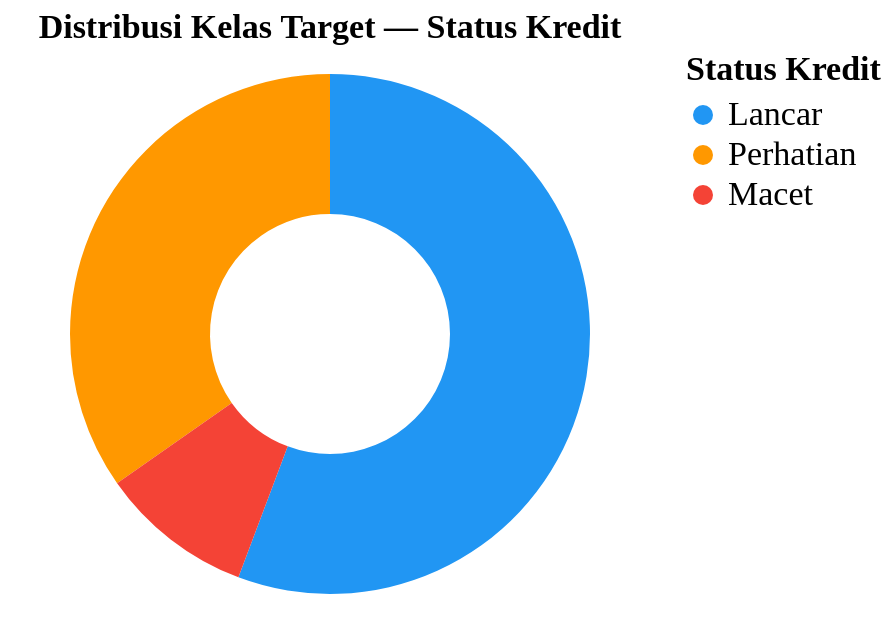
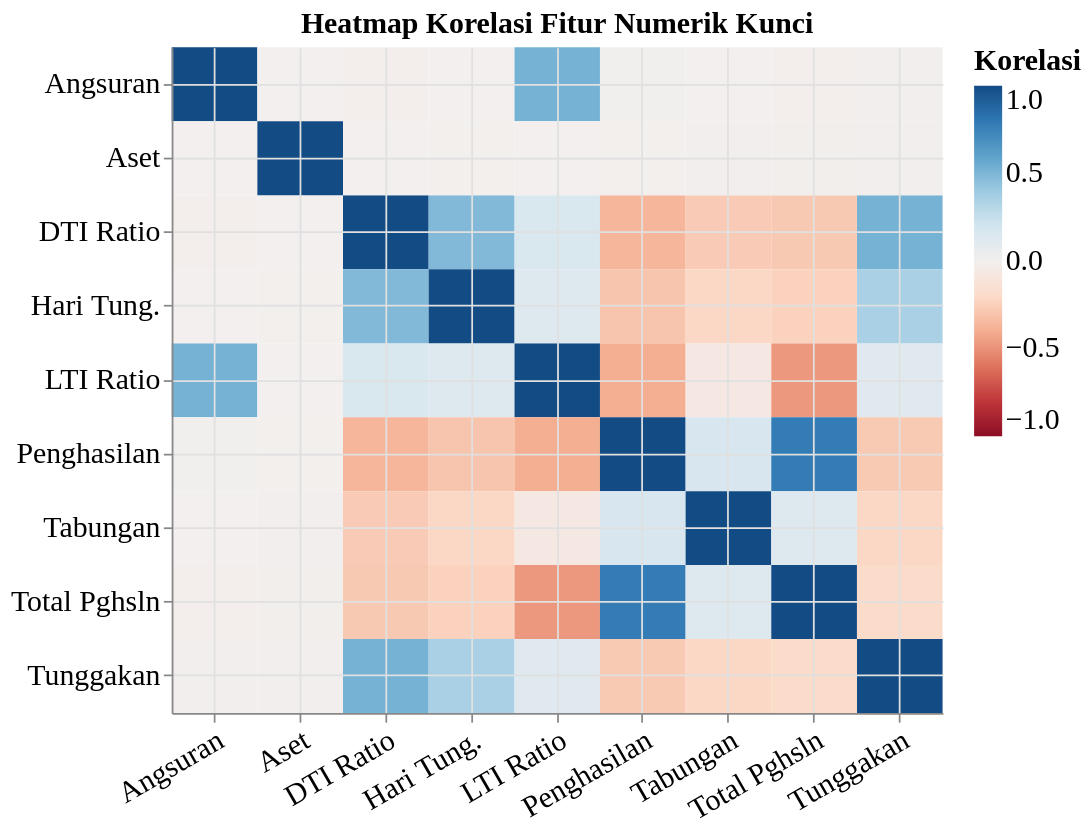

The code cell stored with these charts, in order, in its notebook:
### Markdown cell above
## 2. Eksplorasi & Informasi Dataset

### Code cell
# --- 2.1 Statistik Deskriptif ---
print('=== Informasi Dataset ===')
print(f'Shape  : {df.shape}')
print(f'Memory : {df.memory_usage(deep=True).sum() / 1024:.1f} KB')
print(f'\nTipe data:')
print(df.dtypes.value_counts().to_string())

print('\n=== Missing Values ===')
missing = df.isnull().sum()
if missing.any():
    print(missing[missing > 0].to_string())
else:
    print('Tidak ada missing values — dataset bersih.')

print('\n=== Statistik Deskriptif Fitur Numerik Kunci ===')
KEY_NUM = ['debt_to_income_ratio', 'loan_to_income_ratio', 'penghasilan_bulanan',
           'angsuran_bulanan', 'jumlah_tunggakan', 'hari_tunggakan_terlama',
           'saldo_tabungan', 'nilai_aset']
display(df[KEY_NUM].describe().round(3))

# --- Chart 1: Donut chart distribusi kelas target ---
status_counts = df[TARGET_COL].value_counts().reset_index()
status_counts.columns = ['Status Kredit', 'Jumlah']
status_counts['Persentase'] = (status_counts['Jumlah'] / len(df) * 100).round(1)

print('\n=== Data Chart 1: Distribusi Kelas Target ===')
for _, row in status_counts.iterrows():
    print(f'  {row["Status Kredit"]:12s}: {row["Jumlah"]:>5,} nasabah  ({row["Persentase"]:.1f}%)')
print(f'  {"Total":12s}: {status_counts["Jumlah"].sum():>5,} nasabah')

chart1 = alt.Chart(status_counts).mark_arc(innerRadius=60, outerRadius=130).encode(
    theta=alt.Theta('Jumlah:Q'),
    color=alt.Color('Status Kredit:N', scale=COLOR_SCALE,
                    legend=alt.Legend(title='Status Kredit')),
    tooltip=[
        alt.Tooltip('Status Kredit:N'),
        alt.Tooltip('Jumlah:Q'),
        alt.Tooltip('Persentase:Q', format='.1f', title='Persen (%)')
    ]
).properties(
    title='Distribusi Kelas Target — Status Kredit',
    width=320, height=280
)
display(chart1)

# --- Chart 2: Heatmap korelasi fitur numerik kunci ---
LABEL_SHORT = {
    'debt_to_income_ratio':   'DTI Ratio',
    'loan_to_income_ratio':   'LTI Ratio',
    'penghasilan_bulanan':    'Penghasilan',
    'angsuran_bulanan':       'Angsuran',
    'jumlah_tunggakan':       'Tunggakan',
    'hari_tunggakan_terlama': 'Hari Tung.',
    'saldo_tabungan':         'Tabungan',
    'nilai_aset':             'Aset',
    'total_penghasilan':      'Total Pghsln',
}
NUM_KEY_COLS = list(LABEL_SHORT.keys())

corr_matrix = df[NUM_KEY_COLS].corr()
corr_matrix.index   = [LABEL_SHORT[c] for c in corr_matrix.index]
corr_matrix.columns = [LABEL_SHORT[c] for c in corr_matrix.columns]
corr_data = corr_matrix.reset_index().melt(id_vars='index')
corr_data.columns = ['Fitur A', 'Fitur B', 'Korelasi']

print('\n=== Data Chart 2: Matriks Korelasi Fitur Numerik Kunci ===')
display(corr_matrix.round(3))

chart2 = alt.Chart(corr_data).mark_rect().encode(
    x=alt.X('Fitur A:N', title=None, axis=alt.Axis(labelAngle=-30)),
    y=alt.Y('Fitur B:N', title=None),
    color=alt.Color('Korelasi:Q',
                    scale=alt.Scale(scheme='redblue', domain=[-1, 1]),
                    legend=alt.Legend(title='Korelasi')),
    tooltip=[
        alt.Tooltip('Fitur A:N'),
        alt.Tooltip('Fitur B:N'),
        alt.Tooltip('Korelasi:Q', format='.3f')
    ]
).properties(
    title='Heatmap Korelasi Fitur Numerik Kunci',
    width=440, height=380
)
chart2

### Figure 1 — Vega specification as saved in the notebook (floating-point values rounded to 4 significant figures)
{"$schema": "https://vega.github.io/schema/vega/v5.json", "data": [{"name": "source_0", "values": [{"Jumlah": 5573, "Jumlah_end": 5573.0, "Jumlah_start": 0.0, "Persentase": 55.7, "Status Kredit": "Lancar"}, {"Jumlah": 3473, "Jumlah_end": 10000.0, "Jumlah_start": 6527.0, "Persentase": 34.7, "Status Kredit": "Perhatian"}, {"Jumlah": 954, "Jumlah_end": 6527.0, "Jumlah_start": 5573.0, "Persentase": 9.5, "Status Kredit": "Macet"}]}], "marks": [{"type": "arc", "name": "marks", "from": {"data": "source_0"}, "encode": {"update": {"y": {"signal": "height", "mult": 0.5}, "endAngle": {"field": "Jumlah_start", "scale": "theta"}, "tooltip": {"signal": "{\"Status Kredit\": isValid(datum[\"Status Kredit\"]) ? datum[\"Status Kredit\"] : \"\"+datum[\"Status Kredit\"], \"Jumlah\": format(datum[\"Jumlah\"], \"\"), \"Persen (%)\": format(datum[\"Persentase\"], \".1f\")}"}, "x": {"signal": "width", "mult": 0.5}, "fill": {"field": "Status Kredit", "scale": "color"}, "innerRadius": {"value": 60}, "startAngle": {"field": "Jumlah_end", "scale": "theta"}, "outerRadius": {"value": 130}}}, "style": ["arc"]}], "scales": [{"name": "theta", "type": "linear", "domain": {"data": "source_0", "fields": ["Jumlah_start", "Jumlah_end"]}, "range": [0, 6.283], "zero": true}, {"name": "color", "type": "ordinal", "domain": ["Lancar", "Perhatian", "Macet"], "range": ["#2196F3", "#FF9800", "#F44336"]}], "title": {"text": "Distribusi Kelas Target — Status Kredit", "frame": "group"}, "padding": 5, "width": 320, "style": "view", "background": "white", "legends": [{"title": "Status Kredit", "fill": "color", "symbolType": "circle"}], "height": 280, "config": {"axis": {"labelFont": "serif", "titleFont": "serif", "labelFontSize": 17, "titleFontSize": 17, "grid": true, "gridColor": "#e0e0e0"}, "legend": {"labelFont": "serif", "titleFont": "serif", "labelFontSize": 17, "titleFontSize": 17}, "style": {"cell": {"stroke": "transparent"}, "bar": {"cornerRadiusTopLeft": 2, "cornerRadiusTopRight": 2}, "text": {"fontSize": 16}, "group-title": {"font": "serif", "fontSize": 17, "fontWeight": "bold"}}}}

### Figure 2 — Vega specification as saved in the notebook (floating-point values rounded to 4 significant figures)
{"$schema": "https://vega.github.io/schema/vega/v5.json", "data": [{"name": "source_0", "values": [{"Fitur A": "DTI Ratio", "Fitur B": "DTI Ratio", "Korelasi": 1.0}, {"Fitur A": "LTI Ratio", "Fitur B": "DTI Ratio", "Korelasi": 0.1576}, {"Fitur A": "Penghasilan", "Fitur B": "DTI Ratio", "Korelasi": -0.3623}, {"Fitur A": "Angsuran", "Fitur B": "DTI Ratio", "Korelasi": -0.01418}, {"Fitur A": "Tunggakan", "Fitur B": "DTI Ratio", "Korelasi": 0.5219}, {"Fitur A": "Hari Tung.", "Fitur B": "DTI Ratio", "Korelasi": 0.4833}, {"Fitur A": "Tabungan", "Fitur B": "DTI Ratio", "Korelasi": -0.2693}, {"Fitur A": "Aset", "Fitur B": "DTI Ratio", "Korelasi": -0.0008855}, {"Fitur A": "Total Pghsln", "Fitur B": "DTI Ratio", "Korelasi": -0.2818}, {"Fitur A": "DTI Ratio", "Fitur B": "LTI Ratio", "Korelasi": 0.1576}, {"Fitur A": "LTI Ratio", "Fitur B": "LTI Ratio", "Korelasi": 1.0}, {"Fitur A": "Penghasilan", "Fitur B": "LTI Ratio", "Korelasi": -0.3986}, {"Fitur A": "Angsuran", "Fitur B": "LTI Ratio", "Korelasi": 0.5213}, {"Fitur A": "Tunggakan", "Fitur B": "LTI Ratio", "Korelasi": 0.1192}, {"Fitur A": "Hari Tung.", "Fitur B": "LTI Ratio", "Korelasi": 0.1282}, {"Fitur A": "Tabungan", "Fitur B": "LTI Ratio", "Korelasi": -0.06734}, {"Fitur A": "Aset", "Fitur B": "LTI Ratio", "Korelasi": -0.0001436}, {"Fitur A": "Total Pghsln", "Fitur B": "LTI Ratio", "Korelasi": -0.4763}, {"Fitur A": "DTI Ratio", "Fitur B": "Penghasilan", "Korelasi": -0.3623}, {"Fitur A": "LTI Ratio", "Fitur B": "Penghasilan", "Korelasi": -0.3986}, {"Fitur A": "Penghasilan", "Fitur B": "Penghasilan", "Korelasi": 1.0}, {"Fitur A": "Angsuran", "Fitur B": "Penghasilan", "Korelasi": 0.008284}, {"Fitur A": "Tunggakan", "Fitur B": "Penghasilan", "Korelasi": -0.2784}, {"Fitur A": "Hari Tung.", "Fitur B": "Penghasilan", "Korelasi": -0.3015}, {"Fitur A": "Tabungan", "Fitur B": "Penghasilan", "Korelasi": 0.1638}, {"Fitur A": "Aset", "Fitur B": "Penghasilan", "Korelasi": -0.003728}, {"Fitur A": "Total Pghsln", "Fitur B": "Penghasilan", "Korelasi": 0.7828}, {"Fitur A": "DTI Ratio", "Fitur B": "Angsuran", "Korelasi": -0.01418}, {"Fitur A": "LTI Ratio", "Fitur B": "Angsuran", "Korelasi": 0.5213}, {"Fitur A": "Penghasilan", "Fitur B": "Angsuran", "Korelasi": 0.008284}, {"Fitur A": "Angsuran", "Fitur B": "Angsuran", "Korelasi": 1.0}, {"Fitur A": "Tunggakan", "Fitur B": "Angsuran", "Korelasi": -0.006746}, {"Fitur A": "Hari Tung.", "Fitur B": "Angsuran", "Korelasi": 0.001029}, {"Fitur A": "Tabungan", "Fitur B": "Angsuran", "Korelasi": 0.0003548}, {"Fitur A": "Aset", "Fitur B": "Angsuran", "Korelasi": -0.0005602}, {"Fitur A": "Total Pghsln", "Fitur B": "Angsuran", "Korelasi": -0.0136}, {"Fitur A": "DTI Ratio", "Fitur B": "Tunggakan", "Korelasi": 0.5219}, {"Fitur A": "LTI Ratio", "Fitur B": "Tunggakan", "Korelasi": 0.1192}, {"Fitur A": "Penghasilan", "Fitur B": "Tunggakan", "Korelasi": -0.2784}, {"Fitur A": "Angsuran", "Fitur B": "Tunggakan", "Korelasi": -0.006746}, {"Fitur A": "Tunggakan", "Fitur B": "Tunggakan", "Korelasi": 1.0}, {"Fitur A": "Hari Tung.", "Fitur B": "Tunggakan", "Korelasi": 0.3544}, {"Fitur A": "Tabungan", "Fitur B": "Tunggakan", "Korelasi": -0.2123}, {"Fitur A": "Aset", "Fitur B": "Tunggakan", "Korelasi": -0.005894}, {"Fitur A": "Total Pghsln", "Fitur B": "Tunggakan", "Korelasi": -0.201}, {"Fitur A": "DTI Ratio", "Fitur B": "Hari Tung.", "Korelasi": 0.4833}, {"Fitur A": "LTI Ratio", "Fitur B": "Hari Tung.", "Korelasi": 0.1282}, {"Fitur A": "Penghasilan", "Fitur B": "Hari Tung.", "Korelasi": -0.3015}, {"Fitur A": "Angsuran", "Fitur B": "Hari Tung.", "Korelasi": 0.001029}, {"Fitur A": "Tunggakan", "Fitur B": "Hari Tung.", "Korelasi": 0.3544}, {"Fitur A": "Hari Tung.", "Fitur B": "Hari Tung.", "Korelasi": 1.0}, {"Fitur A": "Tabungan", "Fitur B": "Hari Tung.", "Korelasi": -0.2124}, {"Fitur A": "Aset", "Fitur B": "Hari Tung.", "Korelasi": -0.003863}, {"Fitur A": "Total Pghsln", "Fitur B": "Hari Tung.", "Korelasi": -0.238}, {"Fitur A": "DTI Ratio", "Fitur B": "Tabungan", "Korelasi": -0.2693}, {"Fitur A": "LTI Ratio", "Fitur B": "Tabungan", "Korelasi": -0.06734}, {"Fitur A": "Penghasilan", "Fitur B": "Tabungan", "Korelasi": 0.1638}, {"Fitur A": "Angsuran", "Fitur B": "Tabungan", "Korelasi": 0.0003548}, {"Fitur A": "Tunggakan", "Fitur B": "Tabungan", "Korelasi": -0.2123}, {"Fitur A": "Hari Tung.", "Fitur B": "Tabungan", "Korelasi": -0.2124}, {"Fitur A": "Tabungan", "Fitur B": "Tabungan", "Korelasi": 1.0}, {"Fitur A": "Aset", "Fitur B": "Tabungan", "Korelasi": -0.006353}, {"Fitur A": "Total Pghsln", "Fitur B": "Tabungan", "Korelasi": 0.1293}, {"Fitur A": "DTI Ratio", "Fitur B": "Aset", "Korelasi": -0.0008855}, {"Fitur A": "LTI Ratio", "Fitur B": "Aset", "Korelasi": -0.0001436}, {"Fitur A": "Penghasilan", "Fitur B": "Aset", "Korelasi": -0.003728}, {"Fitur A": "Angsuran", "Fitur B": "Aset", "Korelasi": -0.0005602}, {"Fitur A": "Tunggakan", "Fitur B": "Aset", "Korelasi": -0.005894}, {"Fitur A": "Hari Tung.", "Fitur B": "Aset", "Korelasi": -0.003863}, {"Fitur A": "Tabungan", "Fitur B": "Aset", "Korelasi": -0.006353}, {"Fitur A": "Aset", "Fitur B": "Aset", "Korelasi": 1.0}, {"Fitur A": "Total Pghsln", "Fitur B": "Aset", "Korelasi": -0.01041}, {"Fitur A": "DTI Ratio", "Fitur B": "Total Pghsln", "Korelasi": -0.2818}, {"Fitur A": "LTI Ratio", "Fitur B": "Total Pghsln", "Korelasi": -0.4763}, {"Fitur A": "Penghasilan", "Fitur B": "Total Pghsln", "Korelasi": 0.7828}, {"Fitur A": "Angsuran", "Fitur B": "Total Pghsln", "Korelasi": -0.0136}, {"Fitur A": "Tunggakan", "Fitur B": "Total Pghsln", "Korelasi": -0.201}, {"Fitur A": "Hari Tung.", "Fitur B": "Total Pghsln", "Korelasi": -0.238}, {"Fitur A": "Tabungan", "Fitur B": "Total Pghsln", "Korelasi": 0.1293}, {"Fitur A": "Aset", "Fitur B": "Total Pghsln", "Korelasi": -0.01041}, {"Fitur A": "Total Pghsln", "Fitur B": "Total Pghsln", "Korelasi": 1.0}]}, {"name": "source_0_x_domain_Fitur A", "values": [{"Fitur A": "DTI Ratio"}, {"Fitur A": "LTI Ratio"}, {"Fitur A": "Penghasilan"}, {"Fitur A": "Angsuran"}, {"Fitur A": "Tunggakan"}, {"Fitur A": "Hari Tung."}, {"Fitur A": "Tabungan"}, {"Fitur A": "Aset"}, {"Fitur A": "Total Pghsln"}]}, {"name": "source_0_y_domain_Fitur B", "values": [{"Fitur B": "DTI Ratio"}, {"Fitur B": "LTI Ratio"}, {"Fitur B": "Penghasilan"}, {"Fitur B": "Angsuran"}, {"Fitur B": "Tunggakan"}, {"Fitur B": "Hari Tung."}, {"Fitur B": "Tabungan"}, {"Fitur B": "Aset"}, {"Fitur B": "Total Pghsln"}]}], "marks": [{"type": "rect", "name": "marks", "from": {"data": "source_0"}, "encode": {"update": {"tooltip": {"signal": "{\"Fitur A\": isValid(datum[\"Fitur A\"]) ? datum[\"Fitur A\"] : \"\"+datum[\"Fitur A\"], \"Fitur B\": isValid(datum[\"Fitur B\"]) ? datum[\"Fitur B\"] : \"\"+datum[\"Fitur B\"], \"Korelasi\": format(datum[\"Korelasi\"], \".3f\")}"}, "y": {"field": "Fitur B", "scale": "y"}, "height": {"signal": "max(0.25, bandwidth('y'))"}, "width": {"signal": "max(0.25, bandwidth('x'))"}, "x": {"field": "Fitur A", "scale": "x"}, "fill": {"field": "Korelasi", "scale": "color"}}}, "style": ["rect"]}], "scales": [{"name": "x", "type": "band", "domain": {"data": "source_0_x_domain_Fitur A", "field": "Fitur A", "sort": true}, "range": [0, {"signal": "width"}], "paddingOuter": 0, "paddingInner": 0}, {"name": "y", "type": "band", "domain": {"data": "source_0_y_domain_Fitur B", "field": "Fitur B", "sort": true}, "range": [0, {"signal": "height"}], "paddingInner": 0, "paddingOuter": 0}, {"name": "color", "type": "linear", "domain": [-1, 1], "range": {"scheme": "redblue"}, "interpolate": "hcl", "zero": true}], "axes": [{"scale": "x", "maxExtent": 0, "grid": true, "minExtent": 0, "zindex": 1, "orient": "bottom", "domain": false, "labels": false, "ticks": false, "aria": false, "gridScale": "y"}, {"scale": "y", "orient": "left", "labels": false, "ticks": false, "minExtent": 0, "grid": true, "gridScale": "x", "zindex": 1, "maxExtent": 0, "domain": false, "aria": false}, {"scale": "x", "zindex": 1, "grid": false, "orient": "bottom", "labelAlign": "right", "labelAngle": 330, "labelBaseline": "top"}, {"scale": "y", "zindex": 1, "grid": false, "orient": "left"}], "title": {"text": "Heatmap Korelasi Fitur Numerik Kunci", "frame": "group"}, "width": 440, "height": 380, "style": "cell", "config": {"axis": {"labelFont": "serif", "titleFont": "serif", "labelFontSize": 17, "titleFontSize": 17, "grid": true, "gridColor": "#e0e0e0"}, "legend": {"labelFont": "serif", "titleFont": "serif", "labelFontSize": 17, "titleFontSize": 17}, "style": {"cell": {"stroke": "transparent"}, "bar": {"cornerRadiusTopLeft": 2, "cornerRadiusTopRight": 2}, "text": {"fontSize": 16}, "group-title": {"font": "serif", "fontSize": 17, "fontWeight": "bold"}}}, "legends": [{"title": "Korelasi", "fill": "color", "gradientLength": {"signal": "clamp(height, 64, 200)"}}], "background": "white", "padding": 5}
